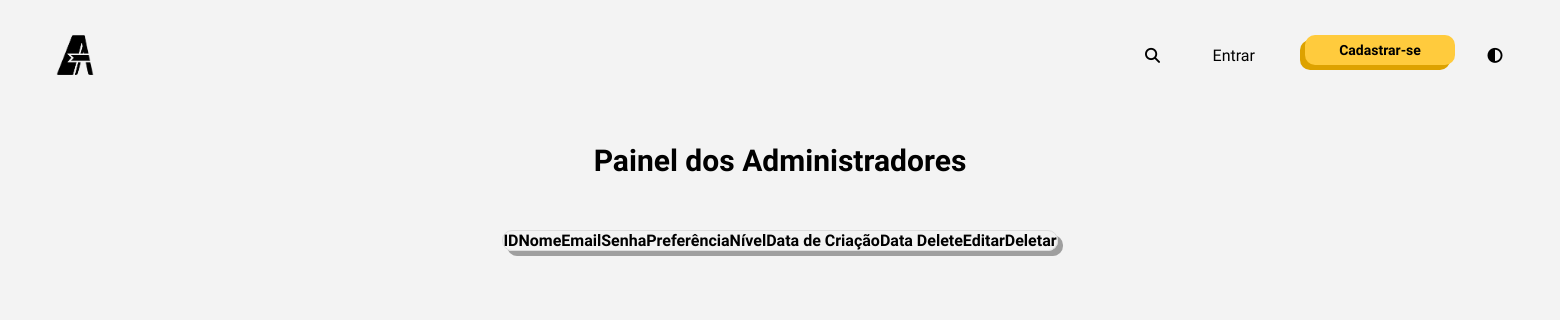
The app's page /admin.php, older data.
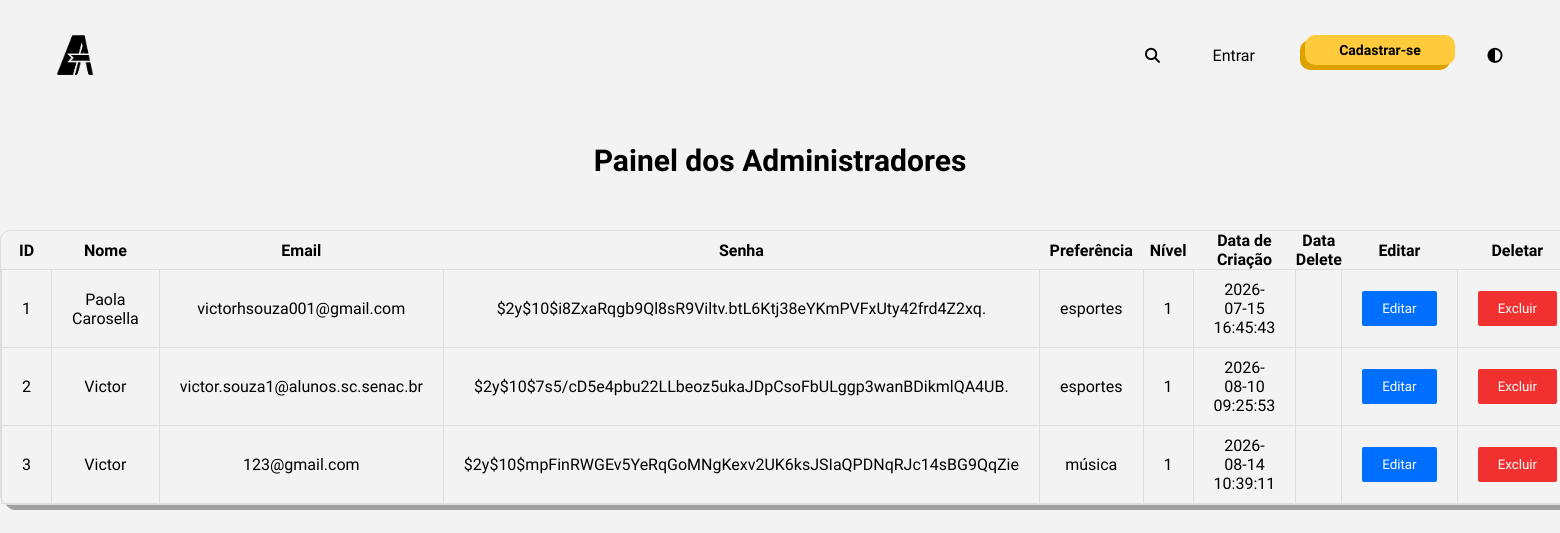
The same page, newer data.
### tables this page shows
CREATE TABLE `usuarios` (
  `id_usuario` int(11) NOT NULL,
  `nome` varchar(100) NOT NULL,
  `email` varchar(150) NOT NULL,
  `senha` varchar(255) NOT NULL,
  `preferencia` varchar(100) DEFAULT NULL,
  `nivel` enum('1','2','3','') NOT NULL DEFAULT '3',
  `data_criacao` datetime DEFAULT current_timestamp(),
  `data_delete` datetime DEFAULT NULL
);

### admin.php (the view, shortened to what this page needs)
<?php
include('conexao.php');
?>
<!DOCTYPE html>
<html lang="pt-br">
<head>
    <link rel="stylesheet" href="https://cdnjs.cloudflare.com/ajax/libs/font-awesome/6.4.0/css/all.min.css">
    <link rel="stylesheet" href="css/admin.css">
</head>
<body>
    <header>
        <a class="logo" href="index.php"><img src="imgs/logoatlas.png"></a>
        <nav class="nav-btns">
            <a class="icon" onclick="abrirPesquisa()"><i class="fa-solid fa-magnifying-glass"></i></a>
            <?php if (isset($_SESSION['id'])): ?>
                <div class="perfil" id="perfil">
                    <p>Olá, <?php echo $_SESSION['nome']; ?></p>
                    <i class="fa-solid fa-caret-up" id="seta"></i>
                    <div class="perfil-options" id="perfil-options">
                        <a class="perfil-option meu-perfil" id="perfil-option" href="meuperfil.php">Meu Perfil</a>
                        <a class="perfil-option config" id="perfil-option" href="configuracoes.php">Configurações</a>
                        <a class="perfil-option sair" id="perfil-option" href="sair.php">Sair</a>
                        <?php if (isset($_SESSION['id']) && $_SESSION['nivel'] == 1): ?>
                            <a class="perfil-option admin" id="perfil-option" href="admin.php">Painel do Administrador</a>
                        <?php endif; ?>
                    </div>
                </div>
            <?php else: ?>
                <button class="login-btn entrar" onclick="window.location.href='login.php'">Entrar</button>
                <button class="login-btn cadastro" onclick="window.location.href='cadastro.php'">Cadastrar</button>
            <?php endif; ?>
            <a class="icon" onclick="mudarTema()"><i class="fa-solid fa-circle-half-stroke"></i></a>
        </nav>
    </header>
    <h1 class="titulo"> Painel dos Administradores </h1>
    <table>
        <tr>
            <th>ID</th>
            <th>Nome</th>
            <th>Email</th>
            <th>Senha</th>
            <th>Preferência</th>
            <th>Nível</th>
            <th>Data de Criação</th>
            <th>Data Delete</th>
            <th>Editar</th>
            <th>Deletar</th>
        </tr>
        <?php
        $sql = "SELECT id_usuario, nome, email, senha, preferencia, nivel, data_criacao, data_delete FROM usuarios";
        $result = $conn->query($sql);
        while ($row = $result->fetch_assoc()) { ?>
            <tr>
                <td><?= $row['id_usuario'] ?></td>
                <td><?= $row['nome'] ?></td>
                <td><?= $row['email'] ?></td>
                <td><?= $row['senha'] ?></td>
                <td><?= $row['preferencia'] ?></td>
                <td><?= $row['nivel'] ?></td>
                <td><?= $row['data_criacao'] ?></td>
                <td><?= $row['data_delete'] ?></td>
                <td><button class="editar" onclick="editarUsuario(<?= $row['id_usuario'] ?>)">Editar</button></td>
                <td><button class="excluir" onclick="confirmarExclusao(<?= $row['id_usuario'] ?>)">Excluir</button></td>
            </tr>
        <?php } ?>
    </table>
</body>
</html>

### css/admin.css (style rules this page uses)
* { box-sizing: border-box; font-family: 'Google Sans'; margin: 0; padding: 0; transition: 0.3s ease; }
body { display: flex; flex-direction: column; background-color: #f3f3f3; width: 100%; overflow-x: hidden; }
header { display: flex; flex-direction: row; justify-content: space-between; align-items: center; background-color: transparent; padding: 40px 50px; width: 100%; gap: 100px; }
.logo { display: flex; justify-content: center; align-items: center; height: 100%; width: 50px; }
.logo img { position: absolute; background-color: transparent; height: 40px; width: auto; color: #000; text-decoration: none; font-weight: bolder; cursor: pointer; }
.nav-btns { display: flex; flex-direction: row; align-items: center; width: fit-content; height: 100%; gap: 30px; }
.nav-btns .icon { display: flex; justify-content: center; align-items: center; width: 30px; height: 30px; font-size: 15px; color: #000; text-decoration: none; cursor: pointer; }
.login-btn { display: flex; justify-content: center; align-items: center; width: fit-content; height: 30px; padding: 15px; color: #000; font-size: 14px; text-wrap: none; text-align: center; outline: 0px solid #000; border: 0px solid #000; border-radius: 10px; cursor: pointer; }
.cadastro { display: flex; position: relative; justify-content: center; align-items: center; width: 150px; padding: 15px; color: #000; background-color: #dda200; font-size: 14px; text-wrap: none; text-align: center; outline: 0px solid #000; border: 0px solid #000; border-radius: 10px; cursor: pointer; }
.cadastro::before { content: 'Cadastrar-se'; display: flex; justify-content: center; align-items: center; position: absolute; border-radius: 10px; width: 100%; height: 100%; translate: 5px -5px; color: #000000; font-size: 14px; font-weight: 600; text-wrap: none; text-align: center; background-color: #ffcb3d; transition: translate 0.2s ease, box-shadow 0.2s ease; }
.entrar { color: #000; background-color: transparent; font-size: 16px; }
.entrar::after { content: ''; position: absolute; bottom: 0; left: 0; border-radius: 100px; width: 0%; height: 2px; background-color: #000000; transition: width 0.3s ease; }
.titulo { display: flex; justify-content: center; align-items: center; width: 100%; height: 100px; font-size: 30px; font-weight: bold; color: #000000; text-wrap: none; text-align: center; }
table { display: flex; flex-direction: column; justify-self: center; width: fit-content; border-collapse: collapse; margin: 20px auto; box-shadow: 5px 5px 0px #00000059; border-radius: 10px; border: 1px solid #ddd; }
tr { inset: 10px; border-radius: 10px; }
td { padding: 10px 20px; border: 1px solid #ddd; text-align: center; overflow-x: hidden; }
.excluir, .editar { display: flex; flex-direction: column; align-items: center; width: 100%; color: #fff; text-decoration: none; background-color: #f13030; padding: 10px 20px; border-radius: 2px; border: none; outline: none; cursor: pointer; }
.excluir { background-color: #f13030; }
.editar { background-color: #006eff; }

Row changes from the older to the newer data that the page shows:
added usuarios: id_usuario "1", nome "Paola Carosella", email "victorhsouza001@gmail.com", senha "$2y$10$i8ZxaRqgb9Ql8sR9Viltv.btL6Ktj38eYKmPVFxUty42frd4Z2xq.", preferencia "esportes", nivel "1", data_criacao "2026-07-15 16:45:43"
added usuarios: id_usuario "2", nome "Victor", email "victor.souza1@alunos.sc.senac.br", senha "$2y$10$7s5/cD5e4pbu22LLbeoz5ukaJDpCsoFbULggp3wanBDikmlQA4UB.", preferencia "esportes", nivel "1", data_criacao "2026-08-10 09:25:53"
added usuarios: id_usuario "3", nome "Victor", email "123@gmail.com", senha "$2y$10$mpFinRWGEv5YeRqGoMNgKexv2UK6ksJSIaQPDNqRJc14sBG9QqZie", preferencia "música", nivel "1", data_criacao "2026-08-14 10:39:11"
